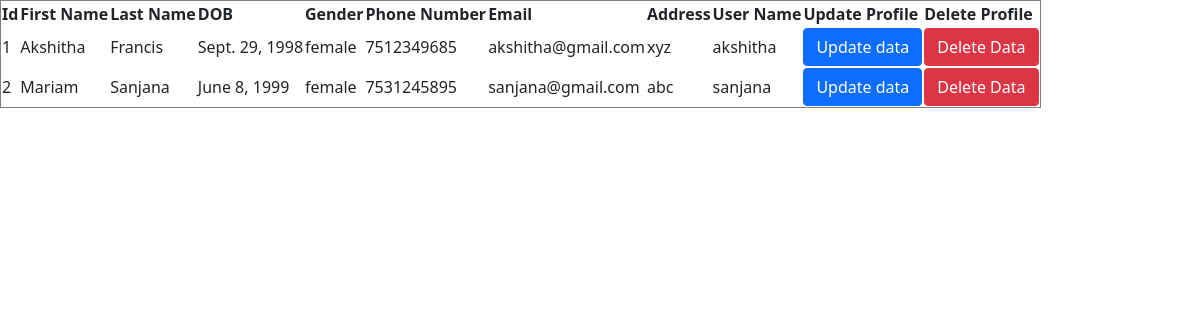
Page /djangoapp/userdisplay/ on the committed database.
### djangoapp/models.py (models this page shows)
class register(models.Model):
    fname=models.CharField(max_length=20)
    lname=models.CharField(max_length=20)
    dob=models.DateField()
    gender=models.CharField(max_length=20)
    phone=models.IntegerField()
    email=models.EmailField()
    address=models.CharField(max_length=20)
    username=models.CharField(max_length=20)
    password=models.CharField(max_length=20)

### djangoapp/views.py (the view)
# urls.py: path('userdisplay/',display),
def display(request):
    a=register.objects.all()
    return render(request,'display.html',{'data':a})

### djangoapp/templates/display.html (shortened to what this page needs)
<!DOCTYPE html>
<html lang="en">
<head>
    <link href="https://cdn.jsdelivr.net/npm/bootstrap@5.0.2/dist/css/bootstrap.min.css" rel="stylesheet"
>
</head>
<body>
<table border="1">
    <tr>
        <th>Id</th>
        <th>First Name</th>
        <th>Last Name</th>
        <th>DOB</th>
        <th>Gender</th>
        <th>Phone Number</th>
        <th>Email</th>
        <th>Address</th>
        <th>User Name</th>
        <th>Update Profile</th>
        <th>Delete Profile</th>
    </tr>
    {% for i in data %}
    <tr>
        <td>{{i.id}}</td>
        <td>{{i.fname}}</td>
        <td>{{i.lname}}</td>
        <td>{{i.dob}}</td>
        <td>{{i.gender}}</td>
        <td>{{i.phone}}</td>
        <td>{{i.email}}</td>
        <td>{{i.address}}</td>
        <td>{{i.username}}</td>
        <td><a href="http://127.0.0.1:8000/djangoapp/updatedata/{{i.id}}" class="btn btn-primary">Update data</a></td>
        <td><a href="http://127.0.0.1:8000/djangoapp/delete/{{i.id}}" class="btn btn-danger">Delete Data</a></td>
    </tr>
    {% endfor %}
</table>
</body>
</html>

### rows in the picture
register: id "1", fname "Akshitha", lname "Francis", dob "Sept. 29, 1998", gender "female", phone "7512349685", email "akshitha@gmail.com", address "xyz", username "akshitha"
register: id "2", fname "Mariam", lname "Sanjana", dob "June 8, 1999", gender "female", phone "7531245895", email "sanjana@gmail.com", address "abc", username "sanjana"
